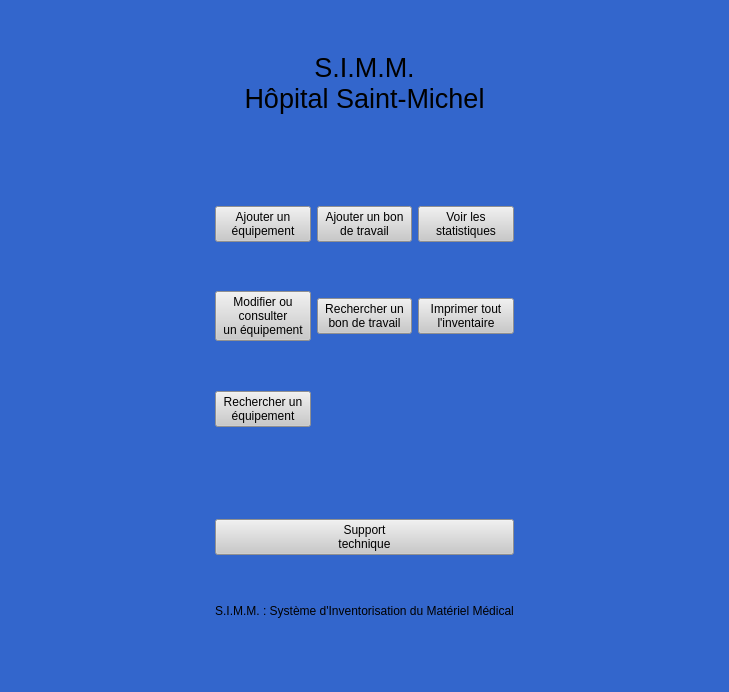
<?xml version="1.0" encoding="UTF-8"?>
<ui version="4.0">
 <class>MainWindow</class>
 <widget class="QMainWindow" name="MainWindow">
  <property name="geometry">
   <rect>
    <x>0</x>
    <y>0</y>
    <width>729</width>
    <height>692</height>
   </rect>
  </property>
  <property name="windowTitle">
   <string>MainWindow</string>
  </property>
  <property name="styleSheet">
   <string notr="true">background : #3366CC</string>
  </property>
  <widget class="QWidget" name="centralwidget">
   <layout class="QGridLayout" name="gridLayout">
    <item row="7" column="1">
     <spacer name="verticalSpacer_5">
      <property name="orientation">
       <enum>Qt::Vertical</enum>
      </property>
      <property name="sizeHint" stdset="0">
       <size>
        <width>20</width>
        <height>40</height>
       </size>
      </property>
     </spacer>
    </item>
    <item row="5" column="1">
     <spacer name="verticalSpacer_4">
      <property name="orientation">
       <enum>Qt::Vertical</enum>
      </property>
      <property name="sizeHint" stdset="0">
       <size>
        <width>20</width>
        <height>40</height>
       </size>
      </property>
     </spacer>
    </item>
    <item row="10" column="1">
     <spacer name="verticalSpacer">
      <property name="orientation">
       <enum>Qt::Vertical</enum>
      </property>
      <property name="sizeHint" stdset="0">
       <size>
        <width>20</width>
        <height>40</height>
       </size>
      </property>
     </spacer>
    </item>
    <item row="4" column="4">
     <spacer name="horizontalSpacer_2">
      <property name="orientation">
       <enum>Qt::Horizontal</enum>
      </property>
      <property name="sizeHint" stdset="0">
       <size>
        <width>40</width>
        <height>20</height>
       </size>
      </property>
     </spacer>
    </item>
    <item row="3" column="1">
     <spacer name="verticalSpacer_2">
      <property name="orientation">
       <enum>Qt::Vertical</enum>
      </property>
      <property name="sizeHint" stdset="0">
       <size>
        <width>20</width>
        <height>40</height>
       </size>
      </property>
     </spacer>
    </item>
    <item row="1" column="1" colspan="3">
     <widget class="QLabel" name="label">
      <property name="font">
       <font>
        <pointsize>20</pointsize>
       </font>
      </property>
      <property name="text">
       <string>S.I.M.M.
Hôpital Saint-Michel</string>
      </property>
      <property name="alignment">
       <set>Qt::AlignCenter</set>
      </property>
     </widget>
    </item>
    <item row="4" column="1">
     <widget class="QPushButton" name="pushButton">
      <property name="styleSheet">
       <string notr="true">background : #C9C9C9</string>
      </property>
      <property name="text">
       <string>Ajouter un
équipement</string>
      </property>
      <property name="icon">
       <iconset>
        <normaloff>//kikine-pc/Users/Kikine/PycharmProjects/PC2/PdC-Bouton_Ajouter.png</normaloff>//kikine-pc/Users/Kikine/PycharmProjects/PC2/PdC-Bouton_Ajouter.png</iconset>
      </property>
      <property name="iconSize">
       <size>
        <width>40</width>
        <height>40</height>
       </size>
      </property>
     </widget>
    </item>
    <item row="4" column="2">
     <widget class="QPushButton" name="pushButton_2">
      <property name="styleSheet">
       <string notr="true">background : #C9C9C9</string>
      </property>
      <property name="text">
       <string>Ajouter un bon
de travail</string>
      </property>
      <property name="icon">
       <iconset>
        <normaloff>//kikine-pc/Users/Kikine/PycharmProjects/PC2/PdC_Bouton_BdT2.png</normaloff>//kikine-pc/Users/Kikine/PycharmProjects/PC2/PdC_Bouton_BdT2.png</iconset>
      </property>
      <property name="iconSize">
       <size>
        <width>40</width>
        <height>40</height>
       </size>
      </property>
     </widget>
    </item>
    <item row="4" column="3">
     <widget class="QPushButton" name="pushButton_7">
      <property name="styleSheet">
       <string notr="true">background : #C9C9C9</string>
      </property>
      <property name="text">
       <string>Voir les
statistiques</string>
      </property>
      <property name="icon">
       <iconset>
        <normaloff>//kikine-pc/Users/Kikine/PycharmProjects/PC2/PdC-Bouton-stats.png</normaloff>//kikine-pc/Users/Kikine/PycharmProjects/PC2/PdC-Bouton-stats.png</iconset>
      </property>
      <property name="iconSize">
       <size>
        <width>40</width>
        <height>40</height>
       </size>
      </property>
     </widget>
    </item>
    <item row="6" column="1">
     <widget class="QPushButton" name="pushButton_3">
      <property name="styleSheet">
       <string notr="true">background : #C9C9C9</string>
      </property>
      <property name="text">
       <string>Modifier ou
consulter
un équipement</string>
      </property>
      <property name="icon">
       <iconset>
        <normaloff>//kikine-pc/Users/Kikine/PycharmProjects/PC2/PdC-crayon.png</normaloff>//kikine-pc/Users/Kikine/PycharmProjects/PC2/PdC-crayon.png</iconset>
      </property>
      <property name="iconSize">
       <size>
        <width>40</width>
        <height>40</height>
       </size>
      </property>
     </widget>
    </item>
    <item row="6" column="2">
     <widget class="QPushButton" name="pushButton_5">
      <property name="styleSheet">
       <string notr="true">background : #C9C9C9</string>
      </property>
      <property name="text">
       <string>Rechercher un
bon de travail</string>
      </property>
      <property name="icon">
       <iconset>
        <normaloff>//kikine-pc/Users/Kikine/PycharmProjects/PC2/Bouton_Recherche_BdT.png</normaloff>//kikine-pc/Users/Kikine/PycharmProjects/PC2/Bouton_Recherche_BdT.png</iconset>
      </property>
      <property name="iconSize">
       <size>
        <width>40</width>
        <height>40</height>
       </size>
      </property>
     </widget>
    </item>
    <item row="6" column="3">
     <widget class="QPushButton" name="pushButton_8">
      <property name="styleSheet">
       <string notr="true">background : #C9C9C9</string>
      </property>
      <property name="text">
       <string>Imprimer tout
l'inventaire</string>
      </property>
      <property name="icon">
       <iconset>
        <normaloff>//kikine-pc/Users/Kikine/PycharmProjects/PC2/PdC_print.png</normaloff>//kikine-pc/Users/Kikine/PycharmProjects/PC2/PdC_print.png</iconset>
      </property>
      <property name="iconSize">
       <size>
        <width>40</width>
        <height>40</height>
       </size>
      </property>
     </widget>
    </item>
    <item row="8" column="1">
     <widget class="QPushButton" name="pushButton_4">
      <property name="styleSheet">
       <string notr="true">background : #C9C9C9</string>
      </property>
      <property name="text">
       <string>Rechercher un
équipement</string>
      </property>
      <property name="icon">
       <iconset>
        <normaloff>//kikine-pc/Users/Kikine/PycharmProjects/PC2/PdC_Bouton_Rechercher2.png</normaloff>//kikine-pc/Users/Kikine/PycharmProjects/PC2/PdC_Bouton_Rechercher2.png</iconset>
      </property>
      <property name="iconSize">
       <size>
        <width>40</width>
        <height>40</height>
       </size>
      </property>
     </widget>
    </item>
    <item row="11" column="1" colspan="3">
     <widget class="QPushButton" name="pushButton_9">
      <property name="styleSheet">
       <string notr="true">background : #C9C9C9</string>
      </property>
      <property name="text">
       <string>Support
technique</string>
      </property>
      <property name="icon">
       <iconset>
        <normaloff>//kikine-pc/Users/Kikine/PycharmProjects/PC2/PC2.png</normaloff>//kikine-pc/Users/Kikine/PycharmProjects/PC2/PC2.png</iconset>
      </property>
      <property name="iconSize">
       <size>
        <width>40</width>
        <height>40</height>
       </size>
      </property>
      <property name="autoDefault">
       <bool>false</bool>
      </property>
      <property name="default">
       <bool>false</bool>
      </property>
      <property name="flat">
       <bool>false</bool>
      </property>
     </widget>
    </item>
    <item row="13" column="1" colspan="3">
     <widget class="QLabel" name="label_2">
      <property name="font">
       <font>
        <pointsize>9</pointsize>
       </font>
      </property>
      <property name="text">
       <string>S.I.M.M. : Système d'Inventorisation du Matériel Médical</string>
      </property>
      <property name="alignment">
       <set>Qt::AlignCenter</set>
      </property>
     </widget>
    </item>
    <item row="4" column="0">
     <spacer name="horizontalSpacer">
      <property name="orientation">
       <enum>Qt::Horizontal</enum>
      </property>
      <property name="sizeHint" stdset="0">
       <size>
        <width>40</width>
        <height>20</height>
       </size>
      </property>
     </spacer>
    </item>
    <item row="0" column="1">
     <spacer name="verticalSpacer_3">
      <property name="orientation">
       <enum>Qt::Vertical</enum>
      </property>
      <property name="sizeHint" stdset="0">
       <size>
        <width>20</width>
        <height>40</height>
       </size>
      </property>
     </spacer>
    </item>
    <item row="14" column="1">
     <spacer name="verticalSpacer_6">
      <property name="orientation">
       <enum>Qt::Vertical</enum>
      </property>
      <property name="sizeHint" stdset="0">
       <size>
        <width>20</width>
        <height>40</height>
       </size>
      </property>
     </spacer>
    </item>
    <item row="2" column="1">
     <spacer name="verticalSpacer_8">
      <property name="orientation">
       <enum>Qt::Vertical</enum>
      </property>
      <property name="sizeHint" stdset="0">
       <size>
        <width>20</width>
        <height>40</height>
       </size>
      </property>
     </spacer>
    </item>
    <item row="9" column="1">
     <spacer name="verticalSpacer_7">
      <property name="orientation">
       <enum>Qt::Vertical</enum>
      </property>
      <property name="sizeHint" stdset="0">
       <size>
        <width>20</width>
        <height>40</height>
       </size>
      </property>
     </spacer>
    </item>
    <item row="12" column="1">
     <spacer name="verticalSpacer_9">
      <property name="orientation">
       <enum>Qt::Vertical</enum>
      </property>
      <property name="sizeHint" stdset="0">
       <size>
        <width>20</width>
        <height>40</height>
       </size>
      </property>
     </spacer>
    </item>
   </layout>
  </widget>
  <widget class="QMenuBar" name="menubar">
   <property name="geometry">
    <rect>
     <x>0</x>
     <y>0</y>
     <width>729</width>
     <height>26</height>
    </rect>
   </property>
  </widget>
  <widget class="QStatusBar" name="statusbar"/>
 </widget>
 <resources/>
 <connections/>
</ui>
